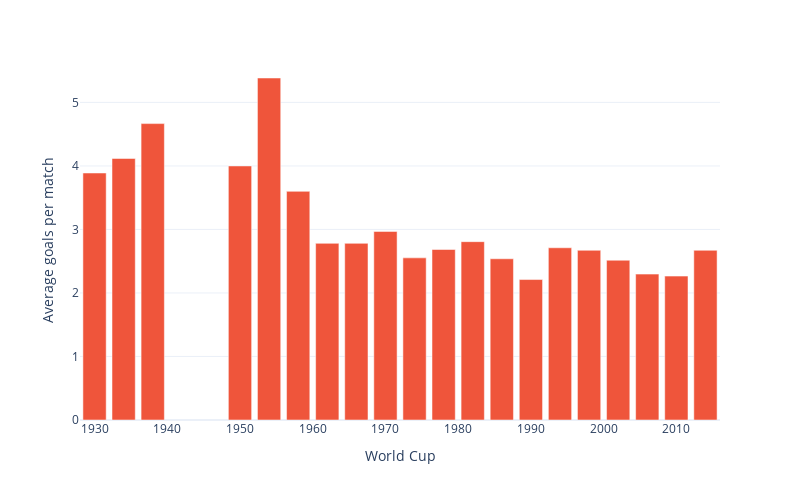

This figure's notebook cell:
### Markdown cell above
Originalmente lo había intentado plotear usando Plotly como todo el resto de los plots del TP pero por algún motivo la librería no permite ordenar los años de forma no cronlógica o no encontre como hacerlo. Se los dejo por si alguno sabe como resolverlo me divertiría saber.

### Code cell
fig = px.bar(world_cup_goals, x = 'Year', y = 'Total_goals', color_discrete_sequence=['#EF553B',])

fig.update_layout(
    autosize=False,
    width=800,
    height=500,
    xaxis = dict(title = 'World Cup',
                #  tickmode = 'array',
                #  tickformat = '', 
                 categoryorder ='array',
                 categoryarray = world_cup_goals['Year'].tolist()
                ),
    yaxis = dict(title ='Average goals per match',),
    
    template = 'plotly_white'
)
fig.show()

### Figure 1 — Plotly figure (JSON) as saved in the notebook; plotly's stock layout.template omitted (floating-point values rounded to 4 significant figures)
{"data": [{"alignmentgroup": "True", "hovertemplate": "Year=%{x}<br>Total_goals=%{y}<extra></extra>", "legendgroup": "", "marker": {"color": "#EF553B", "pattern": {"shape": ""}}, "name": "", "offsetgroup": "", "orientation": "v", "showlegend": false, "textposition": "auto", "type": "bar", "x": [1954, 1938, 1934, 1950, 1930, 1958, 1970, 1982, 1962, 1966, 1994, 1978, 1998, 2014, 1974, 1986, 2002, 2006, 2010, 1990], "xaxis": "x", "y": [5.385, 4.667, 4.118, 4, 3.889, 3.6, 2.969, 2.808, 2.781, 2.781, 2.712, 2.684, 2.672, 2.672, 2.553, 2.538, 2.516, 2.297, 2.266, 2.212], "yaxis": "y"}], "layout": {"autosize": false, "barmode": "relative", "height": 500, "legend": {"tracegroupgap": 0}, "margin": {"t": 60}, "width": 800, "xaxis": {"anchor": "y", "categoryarray": [1954, 1938, 1934, 1950, 1930, 1958, 1970, 1982, 1962, 1966, 1994, 1978, 1998, 2014, 1974, 1986, 2002, 2006, 2010, 1990], "categoryorder": "array", "domain": [0, 1], "title": {"text": "World Cup"}}, "yaxis": {"anchor": "x", "domain": [0, 1], "title": {"text": "Average goals per match"}}}}
